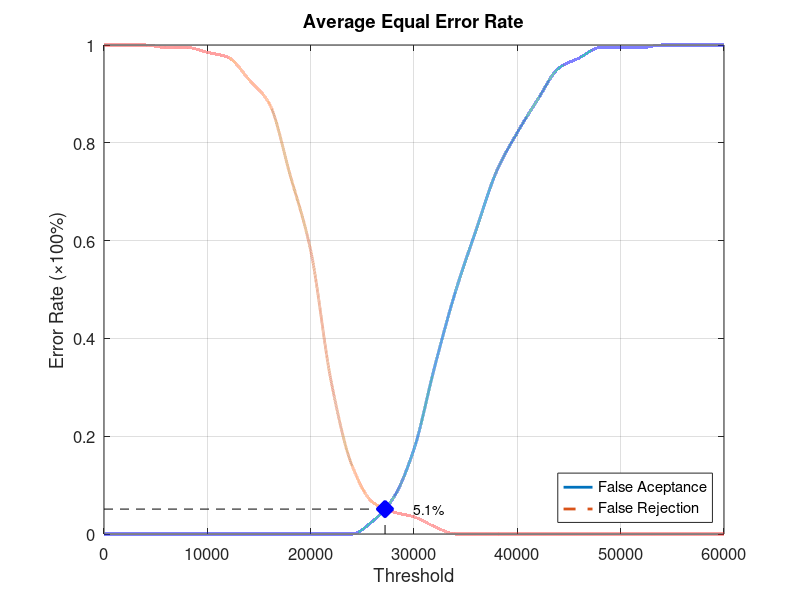
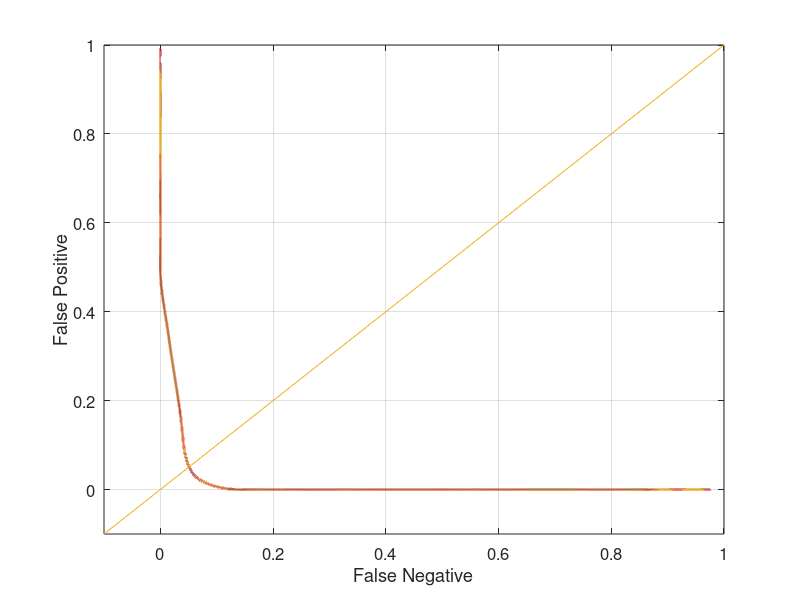

Reproduce these figures in MATLAB, in order.
function yEER = Database2_2
close all;
clear;
clc;
x = 0:2000:60000;
xq = 0:0.5:60000;

y0 = [0 0 0 0 0 0 0 0 0 0 0 0 0 0.0263158 0.0736842 0.173684 0.342105 0.494737 0.621053 0.742105 0.821053 0.889474 0.952632 0.973684 0.994737 0.994737 0.994737 1 1 1 1];
yy0 = interp1(x, y0, xq, 'pchip');
y1 = [1 1 1 0.995 0.995 0.985 0.975 0.93 0.88 0.735 0.58 0.31 0.14 0.065 0.045 0.035 0.015 0 0 0 0 0 0 0 0 0 0 0 0 0 0];
yy1 = interp1(x, y1, xq, 'pchip');

% Calculating EER: 
y2 = abs(y0 - y1);
find(y2 == min(y2))
yy2 = abs(yy0 - yy1);
xEER = find(yy2 == min(yy2));
xEERIndex = xq(xEER) % X-axis EER
yEER = yy0(xEER) % Y-axis EER

main = figure
plot(xq, yy0,'-','LineWidth', 2);	hold on
plot(xq, yy1,'--','LineWidth', 2);	hold on
plot([xEERIndex xEERIndex], [0 yEER], 'k--');	hold on
plot([0 xEERIndex], [yEER yEER], 'k--');	hold on
plot(xEERIndex, yEER, 'bx', 'LineWidth', 10);	hold on
text(xEERIndex + 10 * xEERIndex / 100, yEER, [num2str(round((10000 * yEER)) / 100) '%'])
legend('False Aceptance', 'False Rejection', 'Location', 'SouthEast')
xlabel('Threshold')
ylabel('Error Rate (\times100%)')
title('Average Equal Error Rate')
set(gca, 'FontSize', 12)
axis([0 60000 0 1])
grid on

print(main, 'Database2_2Main', '-dpng');
FNRxFPR = figure('Color', [1 1 1]);
plot(yy1, yy0, '-', yy1, yy0, 'LineWidth', 2);
hold on
y = -0.1:0.1:1
plot(y, y); 
set(gca, 'FontSize', 12)
xlabel('False Negative')
ylabel('False Positive')
axis([-0.1 1 -0.1 1])
set(gca, 'FontSize', 12)
grid on

print(FNRxFPR, 'Database2_2FNRxFPR','-dpng');
end
